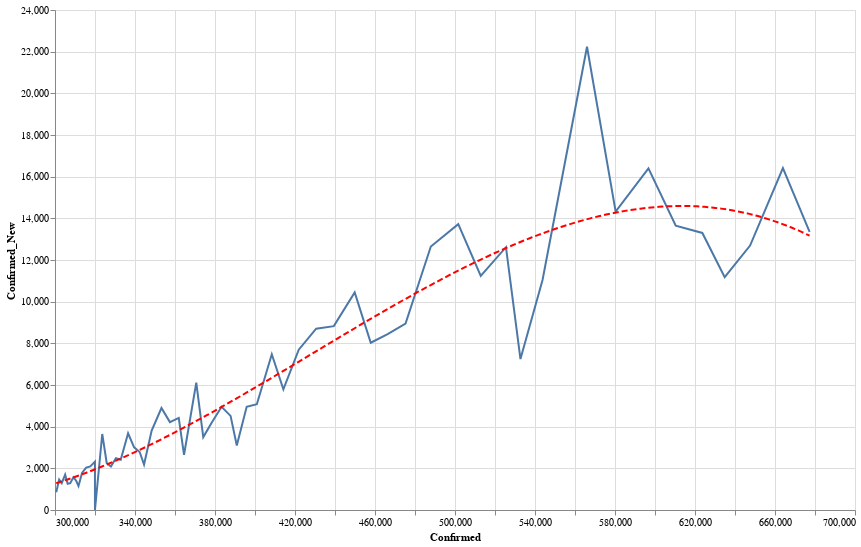

Notebook code for this chart:
### Code cell
data = county_data('CA')
state = alt.Chart(data[data['County'] == 'Los Angeles'].sort_values('Date').tail(60)).mark_line().encode(
    x='Confirmed:Q',
    y='Confirmed_New:Q'
)
reg = state.transform_regression("Confirmed", "Confirmed_New", method="poly").mark_line(color='red', strokeDash=[6,3])
(state+reg).properties(width=800, height=500).interactive()

### Figure 1 — Vega-Lite specification as saved in the notebook (floating-point values rounded to 4 significant figures)
{"config": {"view": {"continuousWidth": 400, "continuousHeight": 300}}, "layer": [{"mark": "line", "encoding": {"x": {"type": "quantitative", "field": "Confirmed"}, "y": {"type": "quantitative", "field": "Confirmed_New"}}, "selection": {"selector006": {"type": "interval", "bind": "scales", "encodings": ["x", "y"]}}}, {"mark": {"type": "line", "color": "red", "strokeDash": [6, 3]}, "encoding": {"x": {"type": "quantitative", "field": "Confirmed"}, "y": {"type": "quantitative", "field": "Confirmed_New"}}, "transform": [{"on": "Confirmed", "regression": "Confirmed_New", "method": "poly"}]}], "data": {"name": "data-24570e6537da19611166efe382e3cace"}, "height": 500, "width": 800, "$schema": "https://vega.github.io/schema/vega-lite/v4.8.1.json", "datasets": {"data-24570e6537da19611166efe382e3cace": [{"County": "Los Angeles", "Date": "10-26-2020", "Confirmed": 300600.0, "Deaths": 7000.0, "Recovered": 0.0, "Confirmed_New": 854.0, "Deaths_New": 7.0, "Recovered_New": 0.0, "Active": 293600.0}, {"County": "Los Angeles", "Date": "10-27-2020", "Confirmed": 302100.0, "Deaths": 7027.0, "Recovered": 0.0, "Confirmed_New": 1463.0, "Deaths_New": 27.0, "Recovered_New": 0.0, "Active": 295000.0}, {"County": "Los Angeles", "Date": "10-28-2020", "Confirmed": 303400.0, "Deaths": 7040.0, "Recovered": 0.0, "Confirmed_New": 1292.0, "Deaths_New": 13.0, "Recovered_New": 0.0, "Active": 296300.0}, {"County": "Los Angeles", "Date": "10-29-2020", "Confirmed": 305100.0, "Deaths": 7044.0, "Recovered": 0.0, "Confirmed_New": 1701.0, "Deaths_New": 4.0, "Recovered_New": 0.0, "Active": 298000.0}, {"County": "Los Angeles", "Date": "10-30-2020", "Confirmed": 306300.0, "Deaths": 7056.0, "Recovered": 0.0, "Confirmed_New": 1257.0, "Deaths_New": 12.0, "Recovered_New": 0.0, "Active": 299300.0}, {"County": "Los Angeles", "Date": "10-31-2020", "Confirmed": 307600.0, "Deaths": 7071.0, "Recovered": 0.0, "Confirmed_New": 1291.0, "Deaths_New": 15.0, "Recovered_New": 0.0, "Active": 300500.0}, {"County": "Los Angeles", "Date": "11-01-2020", "Confirmed": 309200.0, "Deaths": 7074.0, "Recovered": 0.0, "Confirmed_New": 1572.0, "Deaths_New": 3.0, "Recovered_New": 0.0, "Active": 302100.0}, {"County": "Los Angeles", "Date": "11-02-2020", "Confirmed": 310600.0, "Deaths": 7076.0, "Recovered": 0.0, "Confirmed_New": 1405.0, "Deaths_New": 2.0, "Recovered_New": 0.0, "Active": 303500.0}, {"County": "Los Angeles", "Date": "11-03-2020", "Confirmed": 311700.0, "Deaths": 7097.0, "Recovered": 0.0, "Confirmed_New": 1150.0, "Deaths_New": 21.0, "Recovered_New": 0.0, "Active": 304600.0}, {"County": "Los Angeles", "Date": "11-04-2020", "Confirmed": 313500.0, "Deaths": 7117.0, "Recovered": 0.0, "Confirmed_New": 1781.0, "Deaths_New": 20.0, "Recovered_New": 0.0, "Active": 306400.0}, {"County": "Los Angeles", "Date": "11-05-2020", "Confirmed": 315600.0, "Deaths": 7140.0, "Recovered": 0.0, "Confirmed_New": 2038.0, "Deaths_New": 23.0, "Recovered_New": 0.0, "Active": 308400.0}, {"County": "Los Angeles", "Date": "11-06-2020", "Confirmed": 317700.0, "Deaths": 7157.0, "Recovered": 0.0, "Confirmed_New": 2092.0, "Deaths_New": 17.0, "Recovered_New": 0.0, "Active": 310500.0}, {"County": "Los Angeles", "Date": "11-07-2020", "Confirmed": 320000.0, "Deaths": 7170.0, "Recovered": 0.0, "Confirmed_New": 2321.0, "Deaths_New": 13.0, "Recovered_New": 0.0, "Active": 312800.0}, {"County": "Los Angeles", "Date": "11-08-2020", "Confirmed": 320000.0, "Deaths": 7170.0, "Recovered": 0.0, "Confirmed_New": 0.0, "Deaths_New": 0.0, "Recovered_New": 0.0, "Active": 312800.0}, {"County": "Los Angeles", "Date": "11-09-2020", "Confirmed": 323600.0, "Deaths": 7177.0, "Recovered": 0.0, "Confirmed_New": 3648.0, "Deaths_New": 7.0, "Recovered_New": 0.0, "Active": 316400.0}, {"County": "Los Angeles", "Date": "11-10-2020", "Confirmed": 325900.0, "Deaths": 7200.0, "Recovered": 0.0, "Confirmed_New": 2251.0, "Deaths_New": 23.0, "Recovered_New": 0.0, "Active": 318700.0}, {"County": "Los Angeles", "Date": "11-11-2020", "Confirmed": 328000.0, "Deaths": 7216.0, "Recovered": 0.0, "Confirmed_New": 2088.0, "Deaths_New": 16.0, "Recovered_New": 0.0, "Active": 320700.0}, {"County": "Los Angeles", "Date": "11-12-2020", "Confirmed": 330400.0, "Deaths": 7221.0, "Recovered": 0.0, "Confirmed_New": 2486.0, "Deaths_New": 5.0, "Recovered_New": 0.0, "Active": 323200.0}, {"County": "Los Angeles", "Date": "11-13-2020", "Confirmed": 332900.0, "Deaths": 7246.0, "Recovered": 0.0, "Confirmed_New": 2415.0, "Deaths_New": 25.0, "Recovered_New": 0.0, "Active": 325600.0}, {"County": "Los Angeles", "Date": "11-14-2020", "Confirmed": 336500.0, "Deaths": 7266.0, "Recovered": 0.0, "Confirmed_New": 3684.0, "Deaths_New": 20.0, "Recovered_New": 0.0, "Active": 329300.0}, {"County": "Los Angeles", "Date": "11-15-2020", "Confirmed": 339600.0, "Deaths": 7269.0, "Recovered": 0.0, "Confirmed_New": 3011.0, "Deaths_New": 3.0, "Recovered_New": 0.0, "Active": 332300.0}, {"County": "Los Angeles", "Date": "11-16-2020", "Confirmed": 342300.0, "Deaths": 7275.0, "Recovered": 0.0, "Confirmed_New": 2783.0, "Deaths_New": 6.0, "Recovered_New": 0.0, "Active": 335100.0}, {"County": "Los Angeles", "Date": "11-17-2020", "Confirmed": 344500.0, "Deaths": 7299.0, "Recovered": 0.0, "Confirmed_New": 2180.0, "Deaths_New": 24.0, "Recovered_New": 0.0, "Active": 337200.0}, {"County": "Los Angeles", "Date": "11-18-2020", "Confirmed": 348300.0, "Deaths": 7335.0, "Recovered": 0.0, "Confirmed_New": 3813.0, "Deaths_New": 36.0, "Recovered_New": 0.0, "Active": 341000.0}, {"County": "Los Angeles", "Date": "11-19-2020", "Confirmed": 353200.0, "Deaths": 7363.0, "Recovered": 0.0, "Confirmed_New": 4896.0, "Deaths_New": 28.0, "Recovered_New": 0.0, "Active": 345900.0}, {"County": "Los Angeles", "Date": "11-20-2020", "Confirmed": 357500.0, "Deaths": 7396.0, "Recovered": 0.0, "Confirmed_New": 4219.0, "Deaths_New": 33.0, "Recovered_New": 0.0, "Active": 350100.0}, {"County": "Los Angeles", "Date": "11-21-2020", "Confirmed": 361900.0, "Deaths": 7397.0, "Recovered": 0.0, "Confirmed_New": 4418.0, "Deaths_New": 1.0, "Recovered_New": 0.0, "Active": 354500.0}, {"County": "Los Angeles", "Date": "11-22-2020", "Confirmed": 364500.0, "Deaths": 7438.0, "Recovered": 0.0, "Confirmed_New": 2651.0, "Deaths_New": 41.0, "Recovered_New": 0.0, "Active": 357100.0}, {"County": "Los Angeles", "Date": "11-23-2020", "Confirmed": 370600.0, "Deaths": 7446.0, "Recovered": 0.0, "Confirmed_New": 6116.0, "Deaths_New": 8.0, "Recovered_New": 0.0, "Active": 363200.0}, {"County": "Los Angeles", "Date": "11-24-2020", "Confirmed": 374100.0, "Deaths": 7497.0, "Recovered": 0.0, "Confirmed_New": 3498.0, "Deaths_New": 51.0, "Recovered_New": 0.0, "Active": 366600.0}, {"County": "Los Angeles", "Date": "11-25-2020", "Confirmed": 378300.0, "Deaths": 7543.0, "Recovered": 0.0, "Confirmed_New": 4189.0, "Deaths_New": 46.0, "Recovered_New": 0.0, "Active": 370800.0}, {"County": "Los Angeles", "Date": "11-26-2020", "Confirmed": 383300.0, "Deaths": 7580.0, "Recovered": 0.0, "Confirmed_New": 4952.0, "Deaths_New": 37.0, "Recovered_New": 0.0, "Active": 375700.0}, {"County": "Los Angeles", "Date": "11-27-2020", "Confirmed": 387800.0, "Deaths": 7604.0, "Recovered": 0.0, "Confirmed_New": 4518.0, "Deaths_New": 24.0, "Recovered_New": 0.0, "Active": 380200.0}, {"County": "Los Angeles", "Date": "11-28-2020", "Confirmed": 390900.0, "Deaths": 7623.0, "Recovered": 0.0, "Confirmed_New": 3098.0, "Deaths_New": 19.0, "Recovered_New": 0.0, "Active": 383300.0}, {"County": "Los Angeles", "Date": "11-29-2020", "Confirmed": 395800.0, "Deaths": 7639.0, "Recovered": 0.0, "Confirmed_New": 4952.0, "Deaths_New": 16.0, "Recovered_New": 0.0, "Active": 388200.0}, {"County": "Los Angeles", "Date": "11-30-2020", "Confirmed": 400900.0, "Deaths": 7655.0, "Recovered": 0.0, "Confirmed_New": 5076.0, "Deaths_New": 16.0, "Recovered_New": 0.0, "Active": 393300.0}, {"County": "Los Angeles", "Date": "12-01-2020", "Confirmed": 408400.0, "Deaths": 7700.0, "Recovered": 0.0, "Confirmed_New": 7477.0, "Deaths_New": 45.0, "Recovered_New": 0.0, "Active": 400700.0}, {"County": "Los Angeles", "Date": "12-02-2020", "Confirmed": 414200.0, "Deaths": 7740.0, "Recovered": 0.0, "Confirmed_New": 5789.0, "Deaths_New": 40.0, "Recovered_New": 0.0, "Active": 406400.0}, {"County": "Los Angeles", "Date": "12-03-2020", "Confirmed": 421900.0, "Deaths": 7782.0, "Recovered": 0.0, "Confirmed_New": 7696.0, "Deaths_New": 42.0, "Recovered_New": 0.0, "Active": 414100.0}, {"County": "Los Angeles", "Date": "12-04-2020", "Confirmed": 430600.0, "Deaths": 7842.0, "Recovered": 0.0, "Confirmed_New": 8702.0, "Deaths_New": 60.0, "Recovered_New": 0.0, "Active": 422700.0}, {"County": "Los Angeles", "Date": "12-05-2020", "Confirmed": 439400.0, "Deaths": 7886.0, "Recovered": 0.0, "Confirmed_New": 8825.0, "Deaths_New": 44.0, "Recovered_New": 0.0, "Active": 431500.0}, {"County": "Los Angeles", "Date": "12-06-2020", "Confirmed": 449900.0, "Deaths": 7909.0, "Recovered": 0.0, "Confirmed_New": 10440.0, "Deaths_New": 23.0, "Recovered_New": 0.0, "Active": 441900.0}, {"County": "Los Angeles", "Date": "12-07-2020", "Confirmed": 457900.0, "Deaths": 7936.0, "Recovered": 0.0, "Confirmed_New": 8029.0, "Deaths_New": 27.0, "Recovered_New": 0.0, "Active": 449900.0}, {"County": "Los Angeles", "Date": "12-08-2020", "Confirmed": 466300.0, "Deaths": 8000.0, "Recovered": 0.0, "Confirmed_New": 8441.0, "Deaths_New": 64.0, "Recovered_New": 0.0, "Active": 458300.0}, {"County": "Los Angeles", "Date": "12-09-2020", "Confirmed": 475300.0, "Deaths": 8075.0, "Recovered": 0.0, "Confirmed_New": 8950.0, "Deaths_New": 75.0, "Recovered_New": 0.0, "Active": 467200.0}, {"County": "Los Angeles", "Date": "12-10-2020", "Confirmed": 487900.0, "Deaths": 8149.0, "Recovered": 0.0, "Confirmed_New": 12650.0, "Deaths_New": 74.0, "Recovered_New": 0.0, "Active": 479800.0}, {"County": "Los Angeles", "Date": "12-11-2020", "Confirmed": 501600.0, "Deaths": 8199.0, "Recovered": 0.0, "Confirmed_New": 13720.0, "Deaths_New": 50.0, "Recovered_New": 0.0, "Active": 493400.0}, {"County": "Los Angeles", "Date": "12-12-2020", "Confirmed": 512900.0, "Deaths": 8269.0, "Recovered": 0.0, "Confirmed_New": 11240.0, "Deaths_New": 70.0, "Recovered_New": 0.0, "Active": 504600.0}, {"County": "Los Angeles", "Date": "12-13-2020", "Confirmed": 525500.0, "Deaths": 8298.0, "Recovered": 0.0, "Confirmed_New": 12610.0, "Deaths_New": 29.0, "Recovered_New": 0.0, "Active": 517200.0}, {"County": "Los Angeles", "Date": "12-14-2020", "Confirmed": 532700.0, "Deaths": 8345.0, "Recovered": 0.0, "Confirmed_New": 7244.0, "Deaths_New": 47.0, "Recovered_New": 0.0, "Active": 524400.0}, {"County": "Los Angeles", "Date": "12-15-2020", "Confirmed": 543800.0, "Deaths": 8431.0, "Recovered": 0.0, "Confirmed_New": 11040.0, "Deaths_New": 86.0, "Recovered_New": 0.0, "Active": 535300.0}, {"County": "Los Angeles", "Date": "12-16-2020", "Confirmed": 566000.0, "Deaths": 8568.0, "Recovered": 0.0, "Confirmed_New": 22240.0, "Deaths_New": 137.0, "Recovered_New": 0.0, "Active": 557400.0}, {"County": "Los Angeles", "Date": "12-17-2020", "Confirmed": 580300.0, "Deaths": 8664.0, "Recovered": 0.0, "Confirmed_New": 14320.0, "Deaths_New": 96.0, "Recovered_New": 0.0, "Active": 571700.0}, {"County": "Los Angeles", "Date": "12-18-2020", "Confirmed": 596700.0, "Deaths": 8757.0, "Recovered": 0.0, "Confirmed_New": 16400.0, "Deaths_New": 93.0, "Recovered_New": 0.0, "Active": 588000.0}, {"County": "Los Angeles", "Date": "12-19-2020", "Confirmed": 610400.0, "Deaths": 8817.0, "Recovered": 0.0, "Confirmed_New": 13650.0, "Deaths_New": 60.0, "Recovered_New": 0.0, "Active": 601600.0}, {"County": "Los Angeles", "Date": "12-20-2020", "Confirmed": 623700.0, "Deaths": 8875.0, "Recovered": 0.0, "Confirmed_New": 13300.0, "Deaths_New": 58.0, "Recovered_New": 0.0, "Active": 614800.0}, {"County": "Los Angeles", "Date": "12-21-2020", "Confirmed": 634800.0, "Deaths": 8931.0, "Recovered": 0.0, "Confirmed_New": 11180.0, "Deaths_New": 56.0, "Recovered_New": 0.0, "Active": 625900.0}, {"County": "Los Angeles", "Date": "12-22-2020", "Confirmed": 647500.0, "Deaths": 9016.0, "Recovered": 0.0, "Confirmed_New": 12690.0, "Deaths_New": 85.0, "Recovered_New": 0.0, "Active": 638500.0}, {"County": "Los Angeles", "Date": "12-23-2020", "Confirmed": 664000.0, "Deaths": 9153.0, "Recovered": 0.0, "Confirmed_New": 16410.0, "Deaths_New": 137.0, "Recovered_New": 0.0, "Active": 654800.0}, {"County": "Los Angeles", "Date": "12-24-2020", "Confirmed": 677300.0, "Deaths": 9299.0, "Recovered": 0.0, "Confirmed_New": 13340.0, "Deaths_New": 146.0, "Recovered_New": 0.0, "Active": 668000.0}]}}
